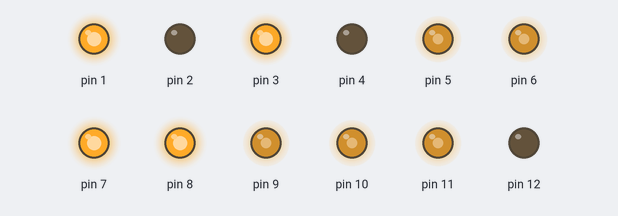
The sketch below on a simulated Arduino Uno, built with avr-gcc and run on an emulated ATmega328P. Parts: output pins drawn as LEDs (lit = HIGH).

Above: at 0.1 s.
Timing chart, 0 to 1.6 s (numbered marks = the images above):
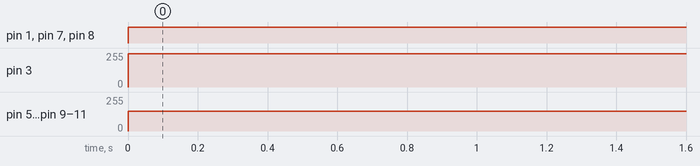

Measured:
- by itself, pin 1, pin 7, pin 8: LOW → HIGH at 0.00 s
- by itself, pin 3: 0/255 → 250/255 at 0.00 s
- by itself, pin 5, pin 6, pin 9–11: 0/255 → 150/255 at 0.00 s

The sketch:

sketch_jun21a.ino
```cpp
void setup() {
  // put your setup code here, to run once:
pinMode(1, OUTPUT);
pinMode(2, OUTPUT);
pinMode(3, OUTPUT);
pinMode(4, OUTPUT);
pinMode(5, OUTPUT);
pinMode(6, OUTPUT);
pinMode(7, OUTPUT);
pinMode(8, OUTPUT);
pinMode(9, OUTPUT);
pinMode(10, OUTPUT);
pinMode(11,OUTPUT);
pinMode(12, OUTPUT);

}

void loop() {
  // put your main code here, to run repeatedly:
analogWrite(1,150);
analogWrite(2,50);
analogWrite(3,250);
analogWrite(4,20);
analogWrite(5,150);
analogWrite(6,150);
analogWrite(7,150);
analogWrite(8,150);
analogWrite(9,150);
analogWrite(10,150);
analogWrite(11,150);


delay(10);
}
```
